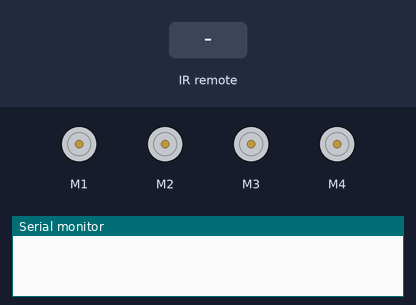
Recording of a sketch running on a simulated Arduino Uno, built with avr-gcc and run on an emulated ATmega328P. On the bench: 4 × DC motor (green arrow = forward, orange = backward, longer = faster), the last lines printed to the serial monitor. Inputs (shaded band) come from the test bench.

Above: at 1.2 s.
1.3 s: infrared code 0xB946FF00 received
At 1.6 s:
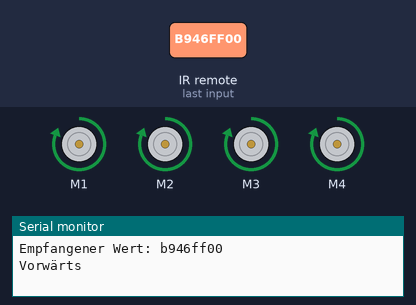
2.8 s: infrared code 0xEA15FF00 received
At 5.1 s:
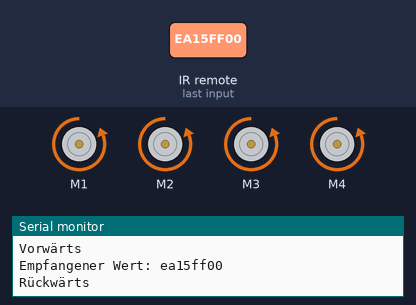
5.8 s: infrared code 0xBB44FF00 received
At 6.2 s:
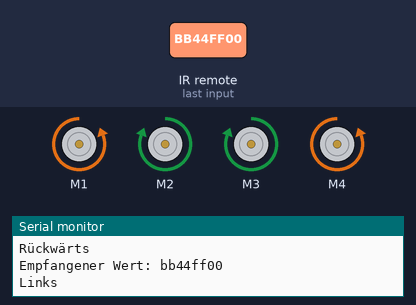
7.8 s: infrared code 0xBC43FF00 received
At 8.2 s:
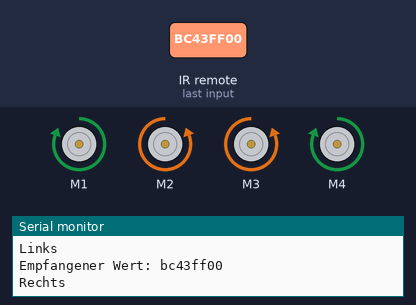
Timing chart, 0 to 10.8 s (numbered marks = the images above; inputs shaded):
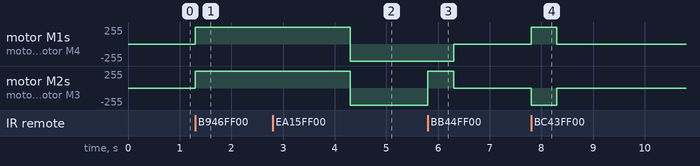

The sketch:

SpaceshipInterface.ino
```cpp
#include <IRremote.hpp>
#include <AFMotor.h>

AF_DCMotor M1(1); // Motor an Anschluss M1
AF_DCMotor M2(2); // Motor an Anschluss M2
AF_DCMotor M3(3);
AF_DCMotor M4(4);

const int IR_RECEIVE_PIN = A5;  // Dein IR-Empfangspin

void setup() {
  Serial.begin(9600);
  M1.setSpeed(255); // Setze die Geschwindigkeit des Motors 1 (0-255)
  M2.setSpeed(255); // Setze die Geschwindigkeit des Motors 2 (0-255)
  M3.setSpeed(255);
  M4.setSpeed(255);

  // IR-Empfänger aktivieren
  IrReceiver.begin(IR_RECEIVE_PIN);

}

void loop() {
  if (IrReceiver.decode()) {
     long resultValue = IrReceiver.decodedIRData.decodedRawData;  // Empfangene Daten
    Serial.println("Empfangener Wert: " + String(resultValue, HEX));

    if (resultValue == 0xb946ff00 || resultValue == 0x1E61) {
      // Vorwärts-Befehl erkannt (z.B., Taste 1 auf der Fernbedienung)
      Serial.println("Vorwärts");
      M1.run(FORWARD);
      M2.run(FORWARD);
      M3.run(FORWARD);
      M4.run(FORWARD);
      delay(3000);
    } else if (resultValue == 0xFF906F|| resultValue == 0xEA15FF00) {
      // Rückwärts-Befehl erkannt (z.B., Taste 2 auf der Fernbedienung)
      Serial.println("Rückwärts");
      M1.run(BACKWARD);
      M2.run(BACKWARD);
      M3.run(BACKWARD);
      M4.run(BACKWARD);
      } else if(resultValue == 0xbb44ff00){
      Serial.println("Links");
      M1.run(BACKWARD);
      M2.run(FORWARD);
      M3.run(FORWARD);
      M4.run(BACKWARD);
      delay(500);
      M1.run(RELEASE);
      M2.run(RELEASE);
      M3.run(RELEASE);
      M4.run(RELEASE);
    } else if(resultValue == 0xbc43ff00){
      Serial.println("Rechts");
      M1.run(FORWARD);
      M2.run(BACKWARD);
      M3.run(BACKWARD);
      M4.run(FORWARD);
      delay(500);
      M1.run(RELEASE);
      M2.run(RELEASE);
      M3.run(RELEASE);
      M4.run(RELEASE);

    } else if(resultValue == 0xbf40ff00){
      Serial.println("Stop");
      M1.run(RELEASE);
      M2.run(RELEASE);
      M3.run(RELEASE);
      M4.run(RELEASE);
    }

    IrReceiver.resume(); // Empfang für das nächste Signal aktivieren
  }
}
```

Measured:
- after the input at 1.3 s, motor M1–4: stopped → forward 255/255 at once
- after the input at 2.8 s, motor M1–4: forward 255/255 → backward 255/255 after 1.5 s
- after the input at 5.8 s, motor M1, motor M4: backward 255/255 → stopped after 0.50 s; motor M2, motor M3: backward 255/255 → forward 255/255 at once, → stopped 0.50 s later
- after the input at 7.8 s, motor M1, motor M4: stopped → forward 255/255 at once, → stopped 0.50 s later; motor M2, motor M3: stopped → backward 255/255 at once, → stopped 0.50 s later
